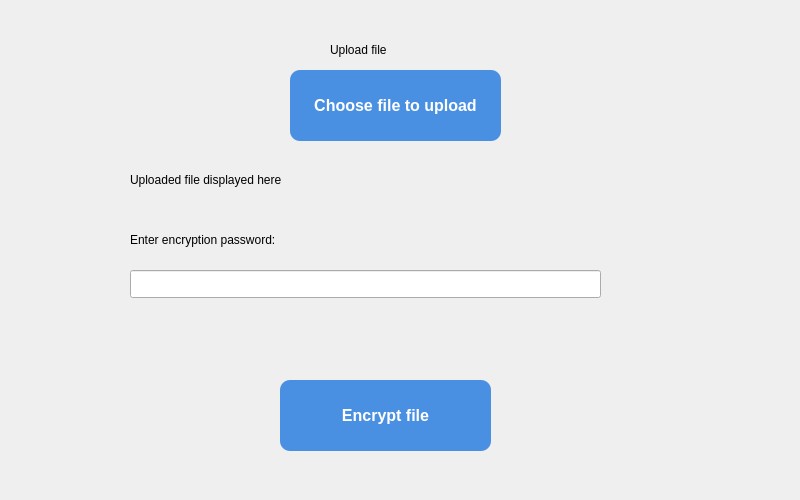
<?xml version="1.0" encoding="UTF-8"?>
<ui version="4.0">
 <class>FileUploadPage</class>
 <widget class="QWidget" name="FileUploadPage">
  <property name="geometry">
   <rect>
    <x>0</x>
    <y>0</y>
    <width>800</width>
    <height>500</height>
   </rect>
  </property>
  <property name="windowTitle">
   <string>Form</string>
  </property>
  <widget class="QLabel" name="label_2">
   <property name="geometry">
    <rect>
     <x>0</x>
     <y>0</y>
     <width>101</width>
     <height>101</height>
    </rect>
   </property>
   <property name="text">
    <string/>
   </property>
   <property name="pixmap">
    <pixmap resource="Images.qrc">:/cloudworx_logowebp.png</pixmap>
   </property>
   <property name="scaledContents">
    <bool>true</bool>
   </property>
  </widget>
  <widget class="QLabel" name="label">
   <property name="geometry">
    <rect>
     <x>330</x>
     <y>40</y>
     <width>131</width>
     <height>20</height>
    </rect>
   </property>
   <property name="text">
    <string>Upload file</string>
   </property>
  </widget>
  <widget class="QPushButton" name="uploadFileButton">
   <property name="geometry">
    <rect>
     <x>290</x>
     <y>70</y>
     <width>211</width>
     <height>71</height>
    </rect>
   </property>
   <property name="styleSheet">
    <string notr="true">QPushButton {
    background-color: #4A90E2;
    color: white;
    font-family: &quot;Inter&quot;, sans-serif;
    font-size: 16px;
    font-weight: 600;
    border: none;
    border-radius: 10px;
    padding: 8px 16px;
}

QPushButton:hover {
    background-color: #5AA9F4;
}

QPushButton:pressed {
    background-color: #3A78C2;
}

QPushButton:disabled {
    background-color: #A0C4FF;
    color: #E0E0E0;
}</string>
   </property>
   <property name="text">
    <string>Choose file to upload</string>
   </property>
  </widget>
  <widget class="QLabel" name="uploadedFileLabel">
   <property name="geometry">
    <rect>
     <x>130</x>
     <y>170</y>
     <width>511</width>
     <height>20</height>
    </rect>
   </property>
   <property name="text">
    <string>Uploaded file displayed here</string>
   </property>
  </widget>
  <widget class="QPushButton" name="encryptFileButton">
   <property name="geometry">
    <rect>
     <x>280</x>
     <y>380</y>
     <width>211</width>
     <height>71</height>
    </rect>
   </property>
   <property name="styleSheet">
    <string notr="true">QPushButton {
    background-color: #4A90E2;
    color: white;
    font-family: &quot;Inter&quot;, sans-serif;
    font-size: 16px;
    font-weight: 600;
    border: none;
    border-radius: 10px;
    padding: 8px 16px;
}

QPushButton:hover {
    background-color: #5AA9F4;
}

QPushButton:pressed {
    background-color: #3A78C2;
}

QPushButton:disabled {
    background-color: #A0C4FF;
    color: #E0E0E0;
}</string>
   </property>
   <property name="text">
    <string>Encrypt file</string>
   </property>
  </widget>
  <widget class="QLabel" name="label_3">
   <property name="geometry">
    <rect>
     <x>130</x>
     <y>230</y>
     <width>201</width>
     <height>20</height>
    </rect>
   </property>
   <property name="text">
    <string>Enter encryption password:</string>
   </property>
  </widget>
  <widget class="QLineEdit" name="encryptionPasswordTextField">
   <property name="geometry">
    <rect>
     <x>130</x>
     <y>270</y>
     <width>471</width>
     <height>28</height>
    </rect>
   </property>
   <property name="echoMode">
    <enum>QLineEdit::Password</enum>
   </property>
  </widget>
 </widget>
 <resources>
  <include location="Images.qrc"/>
 </resources>
 <connections/>
</ui>
